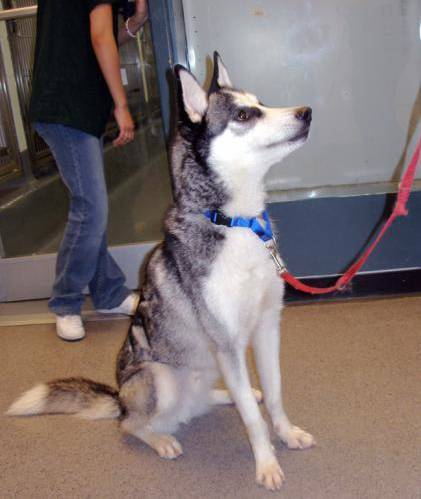
#> input picture 01-aulas-gravadas/02-evolucao-da-ia-genia-cloud-ml-e-llms/06-ias-generativas/02-fundamento-da-ia-generativa/data/cat_dog_images/cachorrinho/dog.4001.jpg, 421 x 499 px
$ python -i drop_generic_images.py   (imports and definitions only)
#> lines starting #> are read from the running program, lines starting #| are printed output that depends on the picture
#!/usr/bin/env python3
"""Remove de cada imóvel as fotos genéricas da própria imobiliária.

O CMS da Gonçalves anexa, como foto de ~1/3 dos anúncios, uma colagem das
fachadas do escritório (às vezes como única foto, às vezes no meio/fim das
fotos reais). Ela é servida de /Imoveis/<codigo>/ como qualquer foto, então
nenhum filtro por URL pega: a detecção é por conteúdo (correlação da miniatura
em cinza 32x32, sem margens brancas, com `generic_image_signature.json`).

Fotos que não puderem ser baixadas são MANTIDAS (na dúvida, não apaga).
Imóvel que ficar sem foto sai com `images: []` — o bot então não promete foto.

Uso (entre o merge e o cp para o bot):

    python3 scripts/drop_generic_images.py output/properties_merged.json \\
        -o output/properties_clean.json
"""

from __future__ import annotations

import argparse
import io
import json
import urllib.error
import urllib.request
import warnings
from concurrent.futures import ThreadPoolExecutor
from pathlib import Path
from typing import Callable

from PIL import Image

# [1 line not run here, left out]

HERE = Path(__file__).resolve().parent
DEFAULT_SIGNATURE = HERE / "generic_image_signature.json"
DEFAULT_CACHE = HERE.parent / "output" / ".generic_image_cache.json"
PLACEHOLDER_MARKERS = ("/Front/img/house",)  # ícone cinza "sem foto" do Imoview
_WHITE = 245
_SIZE = 32
BROKEN = -2.0  # marca no cache: URL morta (404/410) — não adianta mandar pro Telegram

Scorer = Callable[[str], "float | None"]


def base_url(url: str) -> str:
    return url.split("?", 1)[0]


def is_placeholder_url(url: str) -> bool:
    return any(marker in url for marker in PLACEHOLDER_MARKERS)


def gray_signature(img: Image.Image) -> list[int]:
    """Cinza 32x32 depois de cortar margens brancas (letterbox muda de variação pra variação)."""
    gray = img.convert("L")
    bbox = gray.point(lambda v: 255 if v < _WHITE else 0).getbbox()
    if bbox:
        gray = gray.crop(bbox)
    return list(gray.resize((_SIZE, _SIZE)).tobytes())


# [7 lines left out: function pearson, not called in this run]


def load_signature(path: Path) -> tuple[list[int], float]:
    data = json.loads(path.read_text(encoding="utf-8"))
    return list(bytes.fromhex(data["gray32_hex"])), float(data["threshold"])


# [93 lines left out: functions download_scorer, clean, main, not called in this run]


# [2 lines not run here, left out]

>>> from PIL import Image
>>> picture = Image.open('../../../../../02-evolucao-da-ia-genia-cloud-ml-e-llms/06-ias-generativas/02-fundamento-da-ia-generativa/data/cat_dog_images/cachorrinho/dog.4001.jpg')
#> picture is the input picture: PIL image 421x499 RGB; mean R, G, B 125.2, 112.1, 111.4
>>> result = gray_signature(picture)
#> in gray_signature, `gray = img.convert("L")`:
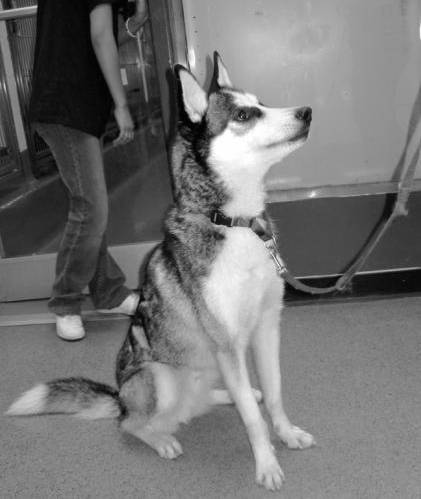
#> gray: PIL image 421x499 L; min 0, max 255, mean 115.9
#> in gray_signature, `bbox = gray.point(lambda v: 255 if v < _WHITE else 0).getbbox()`: bbox = (0, 0, 421, 499)
#> result = 1024 values, max 255 at index 305, min 4 at index 199, mean 116

$ run again, on 01-aulas-gravadas/02-evolucao-da-ia-genia-cloud-ml-e-llms/06-ias-generativas/02-fundamento-da-ia-generativa/data/cat_dog_images/cachorrinho/dog.4004.jpg
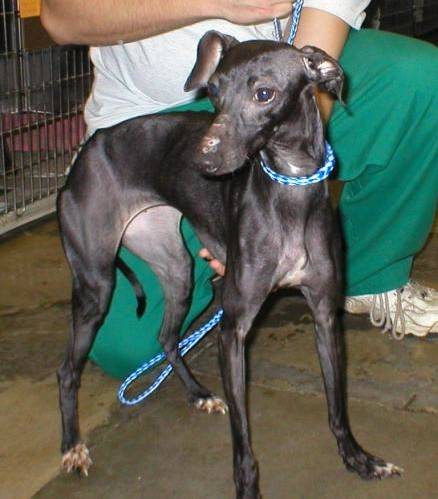
#> input picture 01-aulas-gravadas/02-evolucao-da-ia-genia-cloud-ml-e-llms/06-ias-generativas/02-fundamento-da-ia-generativa/data/cat_dog_images/cachorrinho/dog.4004.jpg, 438 x 499 px
#> picture is the input picture: PIL image 438x499 RGB; mean R, G, B 92.8, 99.2, 87.1
#> in gray_signature, `gray = img.convert("L")`:
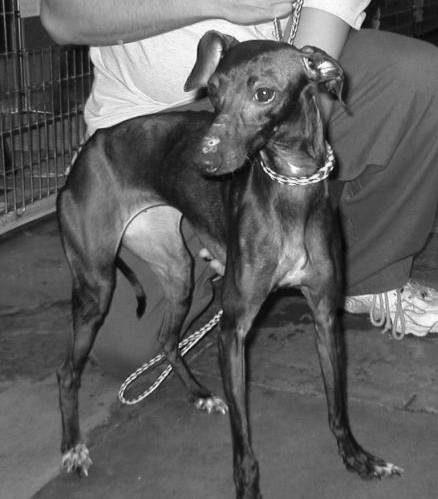
#> gray: PIL image 438x499 L; min 1, max 254, mean 95.9
#> bbox = (0, 0, 438, 499)
#> result = 1024 values, max 247 at index 109, min 20 at index 63, mean 95.89

$ run again, on 01-aulas-gravadas/02-evolucao-da-ia-genia-cloud-ml-e-llms/06-ias-generativas/02-fundamento-da-ia-generativa/data/cat_dog_images/cachorrinho/dog.4007.jpg
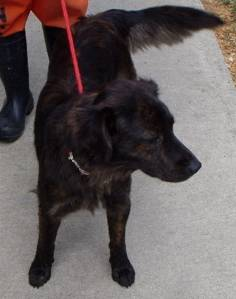
#> input picture 01-aulas-gravadas/02-evolucao-da-ia-genia-cloud-ml-e-llms/06-ias-generativas/02-fundamento-da-ia-generativa/data/cat_dog_images/cachorrinho/dog.4007.jpg, 236 x 299 px
#> picture is the input picture: PIL image 236x299 RGB; mean R, G, B 100.9, 93.2, 93.4
#> in gray_signature, `gray = img.convert("L")`:
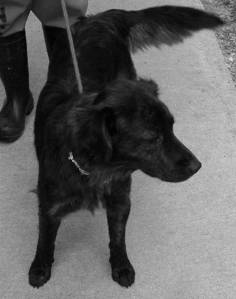
#> gray: PIL image 236x299 L; min 0, max 227, mean 95.6
#> bbox = (0, 0, 236, 299)
#> result = 1024 values, max 189 at index 574, min 5 at index 135, mean 95.51

$ run again, on 01-aulas-gravadas/02-evolucao-da-ia-genia-cloud-ml-e-llms/06-ias-generativas/02-fundamento-da-ia-generativa/data/cat_dog_images/cachorrinho/dog.4009.jpg
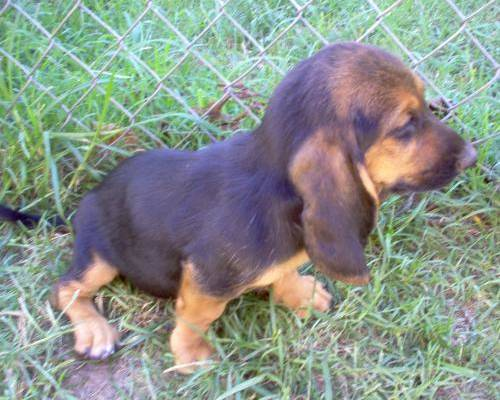
#> input picture 01-aulas-gravadas/02-evolucao-da-ia-genia-cloud-ml-e-llms/06-ias-generativas/02-fundamento-da-ia-generativa/data/cat_dog_images/cachorrinho/dog.4009.jpg, 500 x 400 px
#> picture is the input picture: PIL image 500x400 RGB; mean R, G, B 139.2, 149, 140.8
#> in gray_signature, `gray = img.convert("L")`:
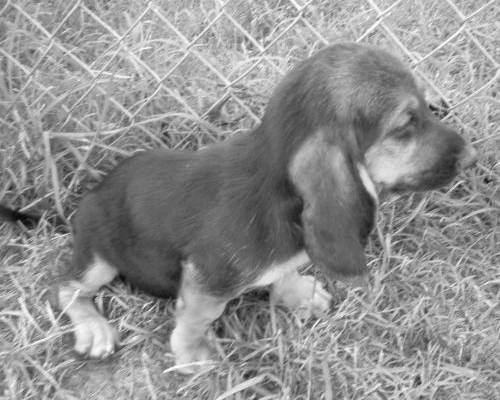
#> gray: PIL image 500x400 L; min 7, max 254, mean 145.1
#> bbox = (0, 0, 500, 400)
#> result = 1024 values, max 231 at index 837, min 40 at index 746, mean 145.2
